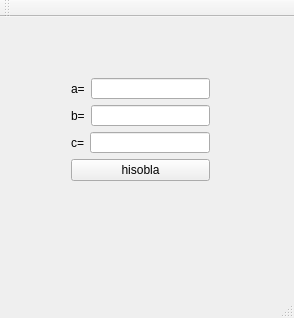
<?xml version="1.0" encoding="UTF-8"?>
<ui version="4.0">
 <class>MainWindow</class>
 <widget class="QMainWindow" name="MainWindow">
  <property name="geometry">
   <rect>
    <x>0</x>
    <y>0</y>
    <width>294</width>
    <height>318</height>
   </rect>
  </property>
  <property name="windowTitle">
   <string>MainWindow</string>
  </property>
  <widget class="QWidget" name="centralWidget">
   <widget class="QWidget" name="">
    <property name="geometry">
     <rect>
      <x>60</x>
      <y>50</y>
      <width>161</width>
      <height>125</height>
     </rect>
    </property>
    <layout class="QVBoxLayout" name="verticalLayout_2">
     <item>
      <layout class="QVBoxLayout" name="verticalLayout">
       <item>
        <layout class="QHBoxLayout" name="horizontalLayout">
         <item>
          <widget class="QLabel" name="label">
           <property name="text">
            <string>a=</string>
           </property>
          </widget>
         </item>
         <item>
          <widget class="QLineEdit" name="lineEdit"/>
         </item>
        </layout>
       </item>
       <item>
        <layout class="QHBoxLayout" name="horizontalLayout_2">
         <item>
          <widget class="QLabel" name="label_2">
           <property name="text">
            <string>b=</string>
           </property>
          </widget>
         </item>
         <item>
          <widget class="QLineEdit" name="lineEdit_2"/>
         </item>
        </layout>
       </item>
       <item>
        <layout class="QHBoxLayout" name="horizontalLayout_3">
         <item>
          <widget class="QLabel" name="label_3">
           <property name="text">
            <string>c=</string>
           </property>
          </widget>
         </item>
         <item>
          <widget class="QLineEdit" name="lineEdit_3"/>
         </item>
        </layout>
       </item>
      </layout>
     </item>
     <item>
      <widget class="QPushButton" name="pushButton">
       <property name="text">
        <string>hisobla</string>
       </property>
      </widget>
     </item>
    </layout>
   </widget>
   <zorder>label</zorder>
   <zorder>lineEdit</zorder>
   <zorder>layoutWidget</zorder>
   <zorder>layoutWidget_2</zorder>
   <zorder>label_2</zorder>
   <zorder>pushButton</zorder>
  </widget>
  <widget class="QMenuBar" name="menuBar">
   <property name="geometry">
    <rect>
     <x>0</x>
     <y>0</y>
     <width>294</width>
     <height>26</height>
    </rect>
   </property>
  </widget>
  <widget class="QToolBar" name="mainToolBar">
   <attribute name="toolBarArea">
    <enum>TopToolBarArea</enum>
   </attribute>
   <attribute name="toolBarBreak">
    <bool>false</bool>
   </attribute>
  </widget>
  <widget class="QStatusBar" name="statusBar"/>
 </widget>
 <layoutdefault spacing="6" margin="11"/>
 <resources/>
 <connections/>
</ui>
